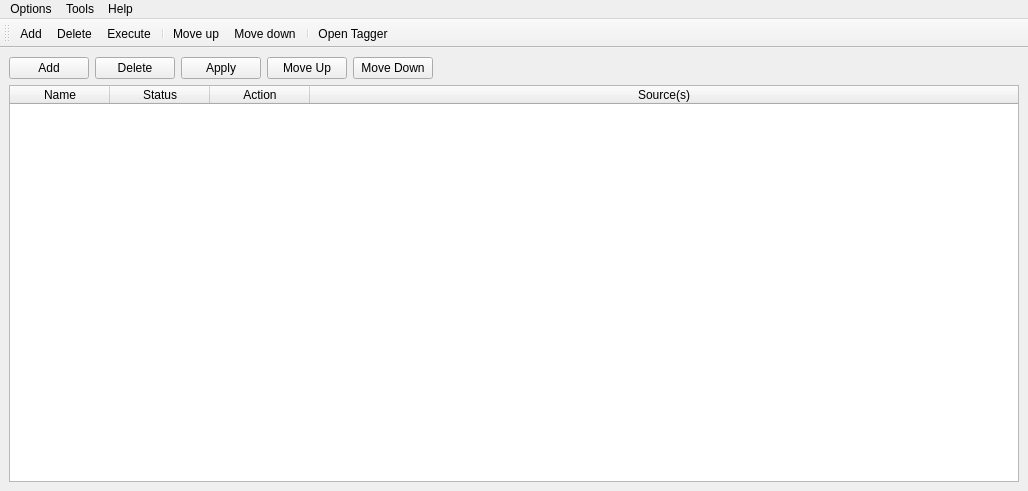
<?xml version="1.0" encoding="UTF-8"?>
<ui version="4.0">
 <class>rulesWindow</class>
 <widget class="QMainWindow" name="rulesWindow">
  <property name="geometry">
   <rect>
    <x>0</x>
    <y>0</y>
    <width>1028</width>
    <height>491</height>
   </rect>
  </property>
  <property name="sizePolicy">
   <sizepolicy hsizetype="Maximum" vsizetype="Maximum">
    <horstretch>0</horstretch>
    <verstretch>0</verstretch>
   </sizepolicy>
  </property>
  <property name="windowTitle">
   <string>DeClutter (beta): Rules</string>
  </property>
  <property name="windowIcon">
   <iconset>
    <normaloff>:/images/DeClutter.ico</normaloff>:/images/DeClutter.ico</iconset>
  </property>
  <widget class="QWidget" name="centralwidget">
   <property name="sizePolicy">
    <sizepolicy hsizetype="Maximum" vsizetype="Maximum">
     <horstretch>0</horstretch>
     <verstretch>0</verstretch>
    </sizepolicy>
   </property>
   <layout class="QGridLayout" name="gridLayout">
    <item row="0" column="0">
     <layout class="QVBoxLayout" name="verticalLayout_2">
      <item>
       <layout class="QHBoxLayout" name="horizontalLayout">
        <item>
         <widget class="QPushButton" name="addRule">
          <property name="text">
           <string>Add</string>
          </property>
         </widget>
        </item>
        <item>
         <widget class="QPushButton" name="deleteRule">
          <property name="text">
           <string>Delete</string>
          </property>
         </widget>
        </item>
        <item>
         <widget class="QPushButton" name="applyRule">
          <property name="text">
           <string>Apply</string>
          </property>
         </widget>
        </item>
        <item>
         <widget class="QPushButton" name="moveUp">
          <property name="text">
           <string>Move Up</string>
          </property>
         </widget>
        </item>
        <item>
         <widget class="QPushButton" name="moveDown">
          <property name="text">
           <string>Move Down</string>
          </property>
         </widget>
        </item>
        <item>
         <spacer name="horizontalSpacer">
          <property name="orientation">
           <enum>Qt::Orientation::Horizontal</enum>
          </property>
          <property name="sizeHint" stdset="0">
           <size>
            <width>40</width>
            <height>0</height>
           </size>
          </property>
         </spacer>
        </item>
       </layout>
      </item>
      <item>
       <widget class="QTableWidget" name="rulesTable">
        <property name="sizeAdjustPolicy">
         <enum>QAbstractScrollArea::SizeAdjustPolicy::AdjustToContents</enum>
        </property>
        <property name="editTriggers">
         <set>QAbstractItemView::EditTrigger::NoEditTriggers</set>
        </property>
        <property name="alternatingRowColors">
         <bool>true</bool>
        </property>
        <property name="columnCount">
         <number>4</number>
        </property>
        <attribute name="horizontalHeaderStretchLastSection">
         <bool>true</bool>
        </attribute>
        <column>
         <property name="text">
          <string>Name</string>
         </property>
        </column>
        <column>
         <property name="text">
          <string>Status</string>
         </property>
        </column>
        <column>
         <property name="text">
          <string>Action</string>
         </property>
        </column>
        <column>
         <property name="text">
          <string>Source(s)</string>
         </property>
        </column>
       </widget>
      </item>
     </layout>
    </item>
   </layout>
  </widget>
  <widget class="QMenuBar" name="menubar">
   <property name="geometry">
    <rect>
     <x>0</x>
     <y>0</y>
     <width>1028</width>
     <height>22</height>
    </rect>
   </property>
   <widget class="QMenu" name="menuOptions">
    <property name="title">
     <string>Tools</string>
    </property>
    <addaction name="actionOpen_log_file"/>
    <addaction name="actionClear_log_file"/>
   </widget>
   <widget class="QMenu" name="menuOptions_2">
    <property name="title">
     <string>Options</string>
    </property>
    <addaction name="actionSettings"/>
    <addaction name="actionManage_Tags"/>
   </widget>
   <widget class="QMenu" name="menuHelp">
    <property name="title">
     <string>Help</string>
    </property>
    <addaction name="actionAbout"/>
   </widget>
   <addaction name="menuOptions_2"/>
   <addaction name="menuOptions"/>
   <addaction name="menuHelp"/>
  </widget>
  <widget class="QToolBar" name="toolBar">
   <property name="windowTitle">
    <string>toolBar</string>
   </property>
   <attribute name="toolBarArea">
    <enum>TopToolBarArea</enum>
   </attribute>
   <attribute name="toolBarBreak">
    <bool>false</bool>
   </attribute>
   <addaction name="actionAdd"/>
   <addaction name="actionDelete"/>
   <addaction name="actionExecute"/>
   <addaction name="separator"/>
   <addaction name="actionMove_up"/>
   <addaction name="actionMove_down"/>
   <addaction name="separator"/>
   <addaction name="actionOpen_Tagger"/>
  </widget>
  <action name="actionAdd">
   <property name="icon">
    <iconset theme="QIcon::ThemeIcon::DocumentPageSetup" resource="DeClutter.qrc">
     <normaloff>:/images/icons/document-new.svg</normaloff>:/images/icons/document-new.svg</iconset>
   </property>
   <property name="text">
    <string>Add</string>
   </property>
   <property name="toolTip">
    <string>Add</string>
   </property>
   <property name="shortcut">
    <string>Ctrl+N</string>
   </property>
  </action>
  <action name="actionOpen_log_file">
   <property name="text">
    <string>Open log file</string>
   </property>
  </action>
  <action name="actionClear_log_file">
   <property name="text">
    <string>Clear log file</string>
   </property>
  </action>
  <action name="actionDelete">
   <property name="icon">
    <iconset theme="QIcon::ThemeIcon::EditDelete" resource="DeClutter.qrc">
     <normaloff>:/images/icons/trash.svg</normaloff>:/images/icons/trash.svg</iconset>
   </property>
   <property name="text">
    <string>Delete</string>
   </property>
   <property name="shortcut">
    <string>Del</string>
   </property>
  </action>
  <action name="actionExecute">
   <property name="icon">
    <iconset theme="QIcon::ThemeIcon::MediaPlaybackStart" resource="DeClutter.qrc">
     <normaloff>:/images/icons/media-play.svg</normaloff>:/images/icons/media-play.svg</iconset>
   </property>
   <property name="text">
    <string>Execute</string>
   </property>
  </action>
  <action name="actionMove_up">
   <property name="icon">
    <iconset theme="QIcon::ThemeIcon::GoUp" resource="DeClutter.qrc">
     <normaloff>:/images/icons/arrow-thin-up.svg</normaloff>:/images/icons/arrow-thin-up.svg</iconset>
   </property>
   <property name="text">
    <string>Move up</string>
   </property>
   <property name="shortcut">
    <string>Up</string>
   </property>
  </action>
  <action name="actionMove_down">
   <property name="icon">
    <iconset theme="QIcon::ThemeIcon::GoDown" resource="DeClutter.qrc">
     <normaloff>:/images/icons/arrow-thin-down.svg</normaloff>:/images/icons/arrow-thin-down.svg</iconset>
   </property>
   <property name="text">
    <string>Move down</string>
   </property>
   <property name="shortcut">
    <string>Down</string>
   </property>
  </action>
  <action name="actionSettings">
   <property name="text">
    <string>Settings</string>
   </property>
  </action>
  <action name="actionAbout">
   <property name="text">
    <string>About</string>
   </property>
  </action>
  <action name="actionManage_Tags">
   <property name="text">
    <string>Manage Tags</string>
   </property>
  </action>
  <action name="actionOpen_Tagger">
   <property name="icon">
    <iconset theme="system-file-manager" resource="DeClutter.qrc">
     <normaloff>:/images/icons/tags.svg</normaloff>:/images/icons/tags.svg</iconset>
   </property>
   <property name="text">
    <string>Open Tagger</string>
   </property>
  </action>
 </widget>
 <resources>
  <include location="DeClutter.qrc"/>
 </resources>
 <connections/>
</ui>
